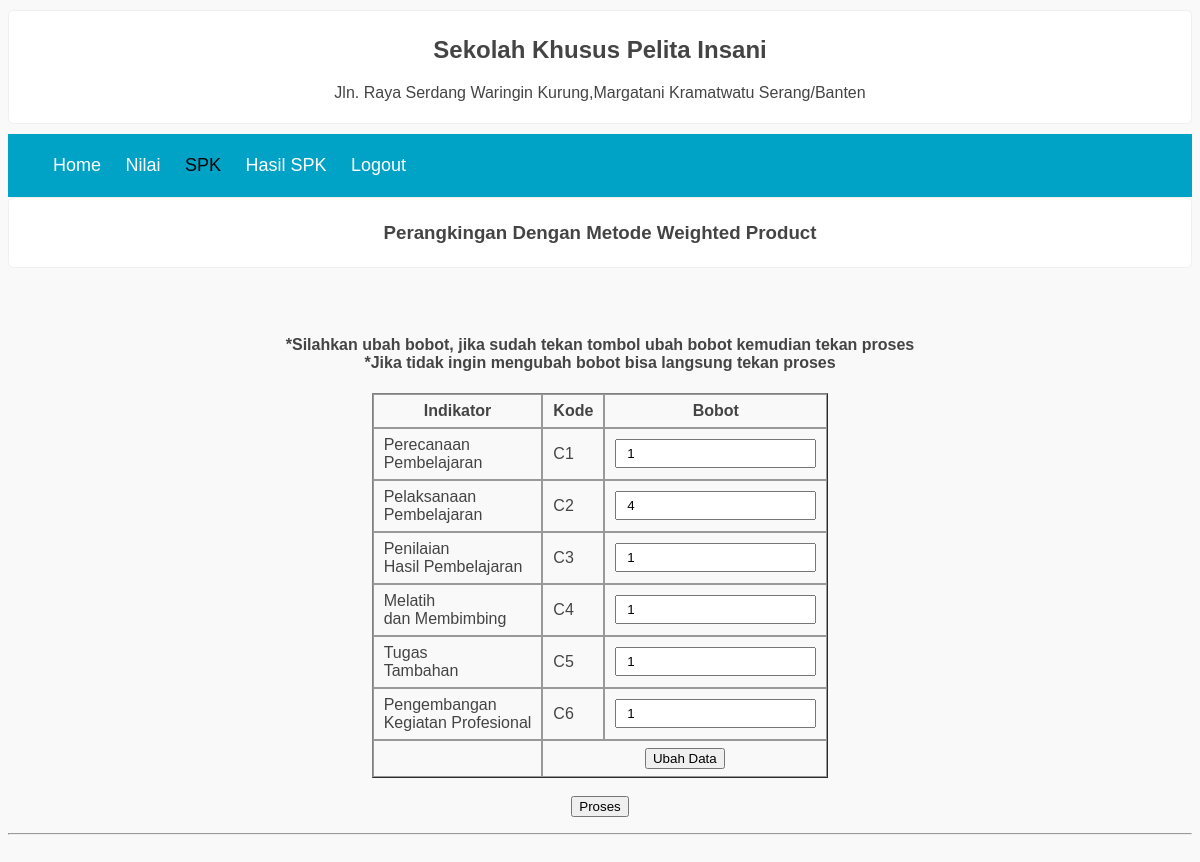
Screenshot of /ubahBobot.php (signed in) with the database file from the repository.
### tables this page shows
CREATE TABLE `bobot` (
  `id_bobot` int(11) NOT NULL,
  `c1` int(11) NOT NULL,
  `c2` int(11) NOT NULL,
  `c3` int(11) NOT NULL,
  `c4` int(11) NOT NULL,
  `c5` int(11) NOT NULL,
  `c6` int(11) NOT NULL
);

### functions.php (called while the page is built, shortened)
<?php
$conn = mysqli_connect("localhost", "root", "", "spk");
function query($query){
    global $conn;
    $result = mysqli_query($conn, $query);
    $rows=[];
    while($row = mysqli_fetch_assoc($result) ){
        $rows[] = $row;
    }
    return $rows;
}
?>

### ubahBobot.php (the view, shortened to what this page needs)
<?php
require 'functions.php';
$mhs = query("SELECT * FROM bobot ")[0];
?>
<html>
<head>
        <link rel="stylesheet" href="css1/spk.css">
    </head>
<body>
    <div class="content">
        <header>
            <h2 class="judul">Sekolah Khusus Pelita Insani</h2>
            <p align="center">Jln. Raya Serdang Waringin Kurung,Margatani Kramatwatu Serang/Banten</p>
        </header>
        <nav>
            <ul>
                <li><a href="index.php">Home</a></li>
                <li><a href="nilai.php">Nilai</a></li>
                <li id="spk"><a href="ubahBobot.php">SPK</a></li>
                <li><a href="report.php">Hasil SPK</a></li>
                <li><a href="logout.php" onclick="return confirm('apakah anda ingin keluar?');">Logout</a></li>
            </ul>
        </nav>
        <header>
            <h3 align="center">Perangkingan Dengan Metode Weighted Product</h3>
        </header>
<br>
<br>
    <form action="" method="post">
        <h4 align="center"> *Silahkan ubah bobot, jika sudah tekan tombol ubah bobot kemudian tekan proses <br>
                            *Jika tidak ingin mengubah bobot bisa langsung tekan proses
        </h4>
        <table border="1px solid" cellspacing="0" cellpadding="2px" align="center">
            <tr>
                <th>Indikator</th>
                <th>Kode</th>
                <th>Bobot</th>
            </tr>
            <tr>
                <td>Perecanaan<br>Pembelajaran</td>
                <td><label for="c1">C1</label></td>
                <td>
                    <input type="text" name="c1" id="c1" required value="<?php echo $mhs["c1"]; ?>">
                </td>
            </tr>
            <tr>
                <td>Pelaksanaan<br>Pembelajaran</td>
                <td><label for="c2">C2</label></td>
                <td>
                    <input type="text" name="c2" id="c2" required value="<?php echo $mhs["c2"]; ?>">
                </td>
            </tr>
            <tr>
                <td>Penilaian<br>Hasil Pembelajaran</td>
                <td><label for="c3">C3</label></td>
                <td>
                    <input type="text" name="c3" id="c3" required value="<?php echo $mhs["c3"]; ?>">
                </td>
            </tr>
            <tr>
                <td>Melatih<br>dan Membimbing</td>
                <td><label for="c4">C4</label></td>
                <td>
                    <input type="text" name="c4" id="c4" required value="<?php echo $mhs["c4"]; ?>">
                </td>
            </tr>
            <tr>
                <td>Tugas<br>Tambahan</td>
                <td><label for="c5">C5</label></td>
                <td>
                    <input type="text" name="c5" id="c5" required value="<?php echo $mhs["c5"]; ?>">
                </td>
            </tr>
            <tr>
                <td>Pengembangan<br>Kegiatan Profesional</td>
                <td><label for="c6">C6</label></td>
                <td>
                    <input type="text" name="c6" id="c6" required value="<?php echo $mhs["c6"]; ?>">
                </td>
            </tr>
            <tr>
                <td></td>
                <td  align="center" colspan="2"><button type="submit" name="submit">Ubah Data</button></td>
            </tr>
        </table>
        <br>
        <center>
        <button type="submit" name="proses">Proses</button>
        </center>
    </form>
    <hr>
</body>
</html>

### css1/spk.css (style rules this page uses)
body { background-color: #f9f9f9; font-size: 16px; color: #444; font-family: sans-serif; }
.content { width: 100%; margin: 10px auto; margin-bottom: 50px; }
header { background-color: white; padding: 5px 5px; border-radius: 5px; border: 1px solid #f0f0f0; margin-bottom: 10px; }
header h2.judul { text-align: center; }
nav a { font-size: 18px; font-weight: 400; text-decoration: none; color: white; }
nav li { display: inline; list-style-type: none; margin-right: 20px; }
nav { background-color: #00a2c6; padding: 5px; position: sticky; top: 0; }
#spk a { color: rgb(5, 5, 5); }
.table1, th, td { border: 1px solid #999; padding: 7px 10px; }
input { padding: 5px 10px; }

### rows the page displays
bobot: c1 "1", c2 "4", c3 "1", c4 "1", c5 "1", c6 "1"
